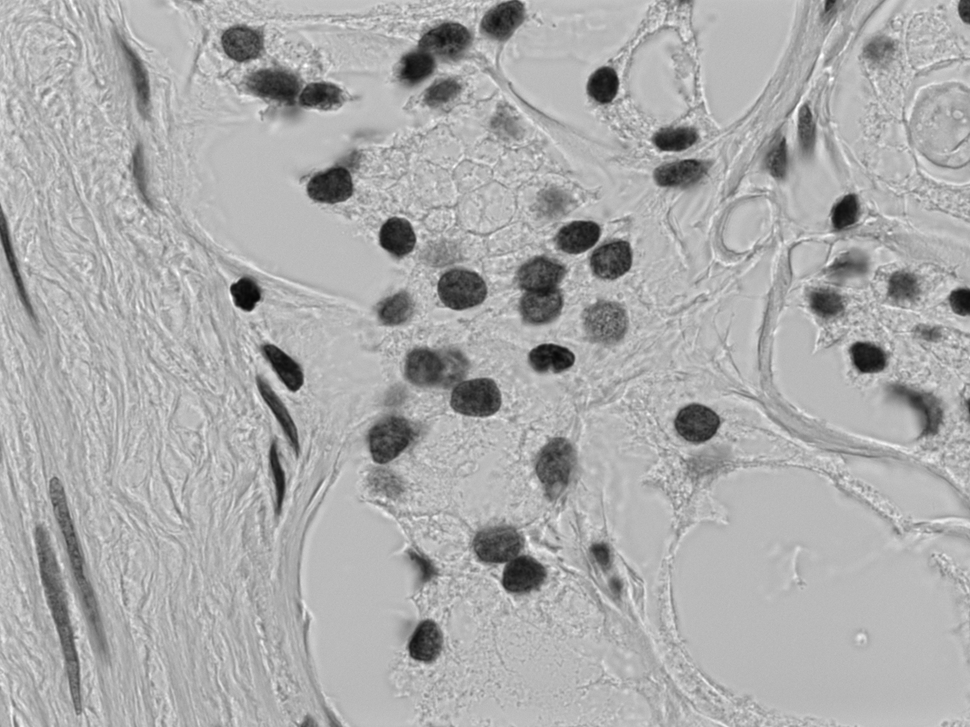
#> input picture Oblig1/Final_product/cellekjerner.png, 970 x 727 px, shrunk from 1388 x 1040 before the run
$ python task2b.py
#> lines starting #> are read from the running program, lines starting #| are printed output that depends on the picture
### Oblig1/Final_product/task2a.py
from imageio import imread
import matplotlib.pyplot as plt
import numpy as np
from math import *

def rotate180(h):
    for x in h:
        x = x[::-1]
    h = np.flip(h)
    return h

def utvid_bilde(f, a, b):
    N, M = f.shape
    f_out = np.zeros((N+a, M+b))
    i, j = 0, 0
    for x in range(N+a):
        for y in range(M+b):
            if x < a: i = a
            elif x >= N: i = N-1
            else: i = x
            if y < b: j = b
            elif y >= M: j = M-1
            else: j = y
            f_out[x][y] = f[i][j]
    return f_out

def konvolusjon(f, h):
    h = rotate180(h)
    n, m = h.shape
    a, b = int((n-1)/2), int((m-1)/2)
    f = utvid_bilde(f, a, b)
    N, M = f.shape
    f_out = np.zeros((N-a*2,M-b*2))
    for x in range(a, N-a):
        for y in range(b, M-b):
            respons = 0
            for s in range(-a, a+1):
                for t in range(-b, b+1):
                        respons += h[s][t]*f[x+s][y+t]
            f_out[x-a][y-b] = respons
    return f_out

# [19 lines that do not run on import are left out]

### Oblig1/Final_product/task2b.py
from imageio import imread
import matplotlib.pyplot as plt
import numpy as np
from math import *
from task2a import konvolusjon

def gauss_filter(sigma=1):
    N = M = ceil(8*int(sigma)+1) # Om vi ikke runder av sigma kan vi få partall på sidelengden
    h = np.zeros((N, M))
    # regne ut A
    for x in range(N):
        for y in range(M):
            h[x,y] = np.exp(-(x**2 + y**2)/(2*sigma**2))
    A = 1/sum(h.flatten())
    for x in range(N):
        for y in range(M):
            h[x,y] = A*h[x,y]
    return h

def calc_gradient(f):
    N, M = f.shape
    gm = np.zeros((N, M)) # Gradient magnitude
    gd = np.zeros((N, M)) # Gradient direction
    for i in range(N-1):
        for j in range(M-1):
            gx = f[i+1][j] - f[i-1][j]
            gy = f[i][j+1] - f[i][j-1]
            gm[i][j] = sqrt(gx**2 + gy**2)
            gd[i][j] = atan2(gy, gx)
    return gm, gd

def trim_edges(gm, gd):
    N, M = gm.shape
    n1, n2, = 0, 0
    for i in range(1, N-1):
        for j in range(1, M-1):
            if gd[i, j] <= np.pi/8: # langs x-aksen
                n1 = gm[i-1, j]
                n2 = gm[i+1, j]
            elif 3*np.pi/8 >= gd[i, j] > np.pi/8: # høyre øvre hjørne
                n1 = gm[i-1, j-1]
                n2 = gm[i+1, j+1]
            elif 5*np.pi/8 >= gd[i, j] > 3*np.pi/8: # langs y-aksen
                n1 = gm[i, j-1]
                n2 = gm[i, j+1]
            elif 7*np.pi/8 >= gd[i, j] > 5*np.pi/8: # ventstre øvre hjørne
                n1 = gm[i-1, j+1]
                n2 = gm[i+1, j-1]
            if gm[i, j] <= n1 or gm[i, j] <= n2:
                gm[i, j] = 0
    return gm

def check8(f, x, y):
    for i in range(-1, 1):
        for j in range(-1, 1):
            if f[x+i, y+j] == 255:
                return True
    return False

def hysterese(f, tl, th):
    N, M = f.shape
    f_out = np.zeros((N, M))
    diff = 1
    while diff != 0:
        diff = 0
        for i in range(N):
            for j in range(M):
                if f[i, j] >= th and f_out[i, j] == 0:
                    f_out[i, j] = 255
                    diff += 1
                elif th > f[i, j] >= tl and check8(f_out, i, j) and f_out[i, j] == 0:
                    f_out[i, j] = 255
                    diff += 1
    return f_out

f = imread('cellekjerner.png', as_gray=True)
#> f is the input picture: shape (727, 970) float32; min 5, max 255, mean 171.8
N, M = f.shape
#> N = 727; M = 970
# Symetriske matriser
"""
Endte opp med å ikke bruke disse, da konvolusjon tar veldig lang tid. Men kunne
eventuelt lage et gx bilde med å skrive gx = konvolusjon(f, hx), og tilsvarende
med gy, men følte det ble unødvendig bruk av tid.
"""
hx = np.array([[0, 1, 0], [0, 0, 0], [0, -1, 0]])
hy = np.array([[0, 0, 0], [1, 0, -1], [0, 0, 0]])
# Utfører cannys algoritme
filtrert = konvolusjon(f, gauss_filter(1.2))
#> the loop in rotate180, `for x in h:` made 9 passes
#> after the loop in utvid_bilde, `for x in range(N+a):`:
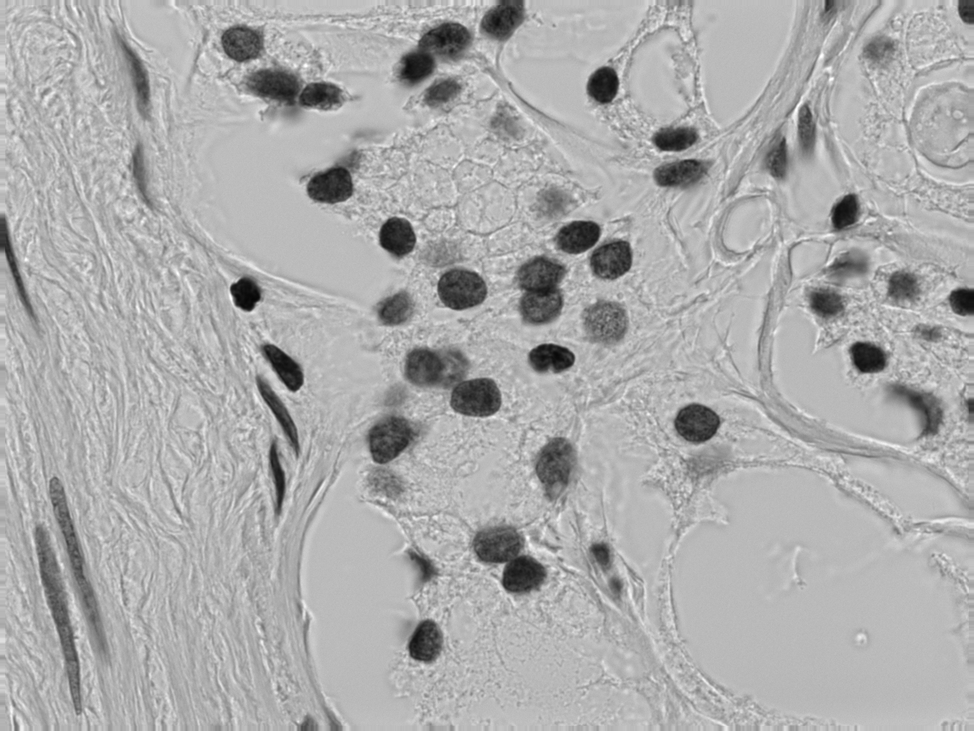
#> f_out: shape (731, 974) float64; min 5, max 255, mean 171.8
#> after the loop in konvolusjon, `for x in range(a, N-a):`:
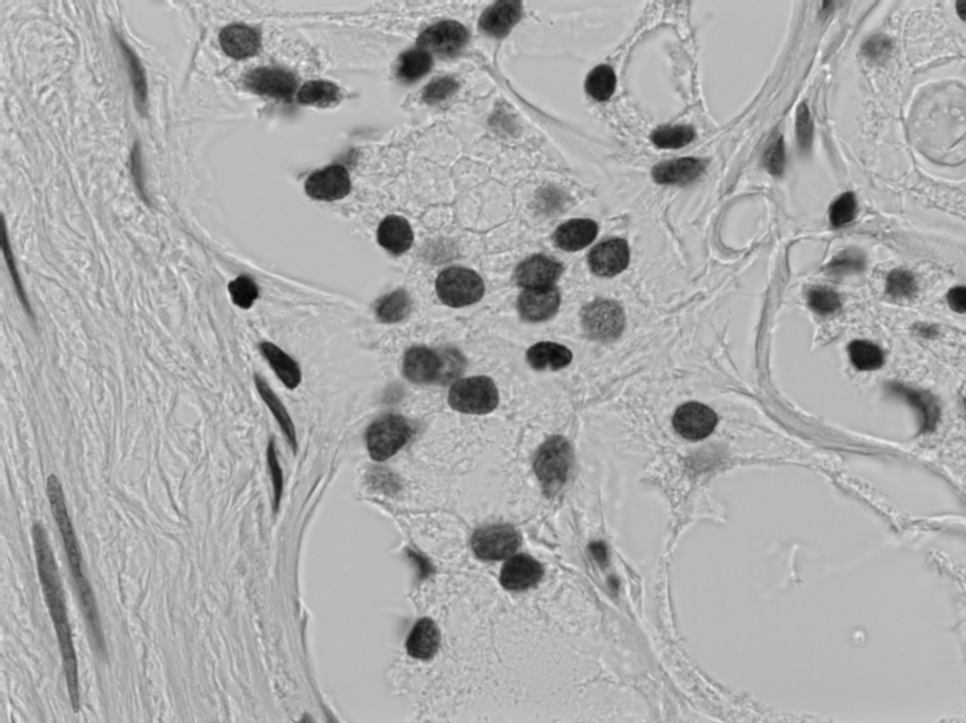
#> f_out: shape (723, 966) float64; min 6.52, max 248.3, mean 171.7
print("Lavpassfilter ferdig")
gradient, direction = calc_gradient(filtrert)
#> after the loop in calc_gradient, `for i in range(N-1):`:
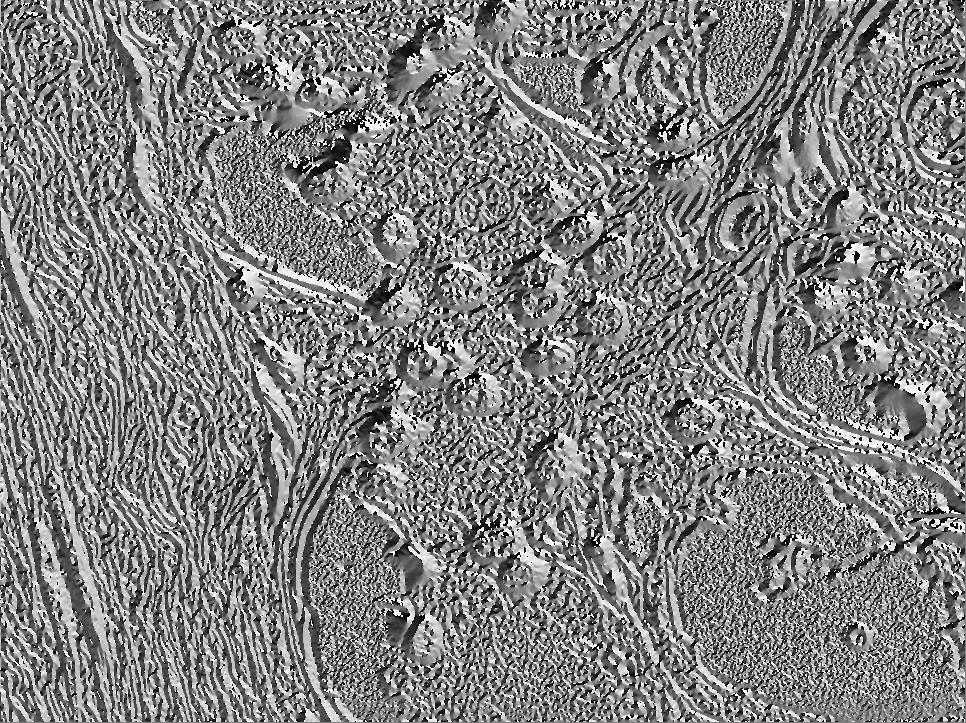
#> gd: shape (723, 966) float64; min -3.14, max 3.14, mean 0.0468; drawn with min black and max white
#> after the loop in calc_gradient, `for i in range(N-1):`:
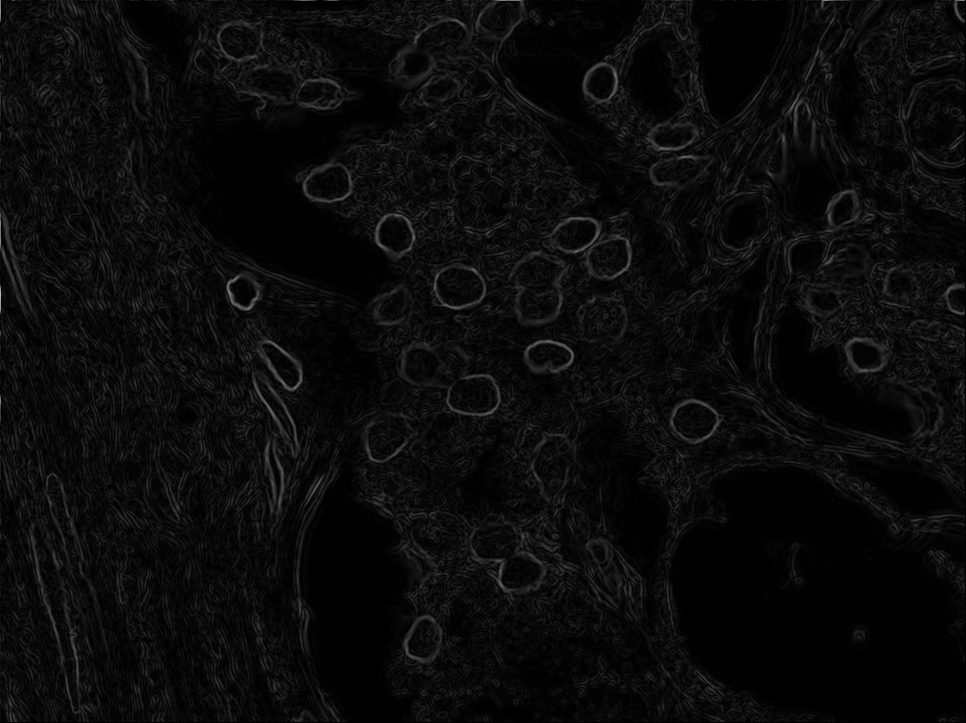
#> gm: shape (723, 966) float64; min 0, max 192.8, mean 11.1
print("Gradient ferdig")
thinned = trim_edges(gradient, direction)
print("Trimming av kanter ferdig")
final = hysterese(thinned, 2, 46)
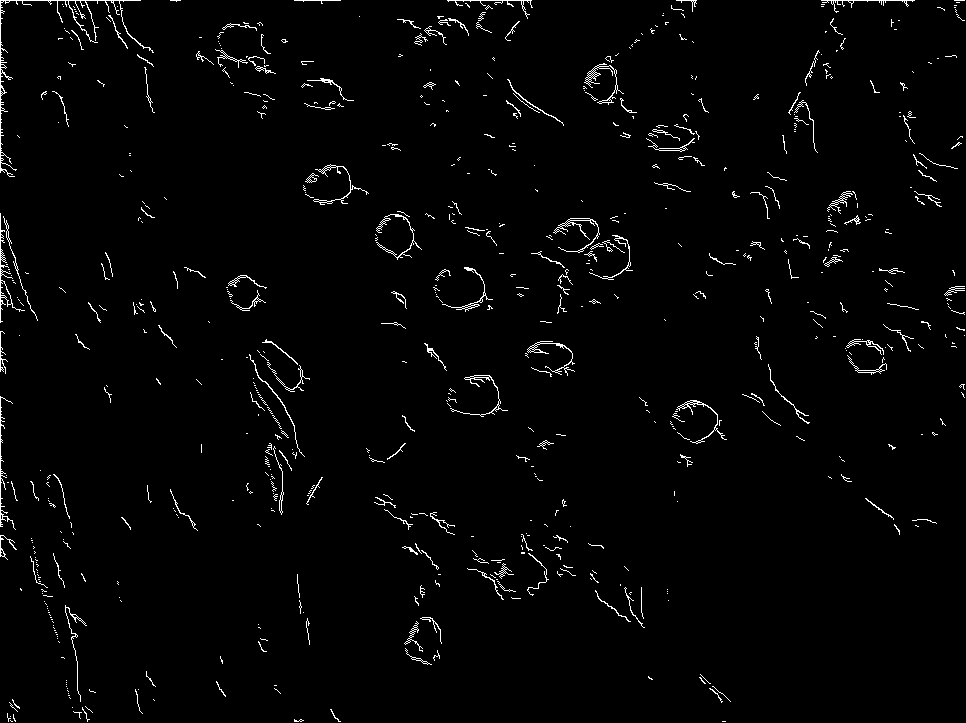
#> final: shape (723, 966) float64; 1.9% white in thin lines or dots
print("Hysterese ferdig")
# Sammenligner resultatet med detekterte_kanter
plt.figure()
plt.imshow(final, cmap="gray")
plt.title('Hysterese')
plt.savefig("task2c.png")

plt.figure()
#> (the run stopped early here; a loop or call above may not have finished)
